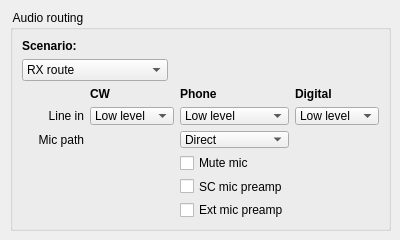
      <widget class="QWidget" name="tabAudio">
       <attribute name="title">
        <string>Audio</string>
       </attribute>
       <widget class="QGroupBox" name="groupBoxAudioRouting">
        <property name="geometry">
         <rect>
          <x>10</x>
          <y>10</y>
          <width>381</width>
          <height>221</height>
         </rect>
        </property>
        <property name="title">
         <string> Audio routing </string>
        </property>
        <layout class="QVBoxLayout" name="verticalLayout_8">
         <item>
          <layout class="QGridLayout" name="gridLayout_16">
           <item row="0" column="0">
            <widget class="QLabel" name="labelAudioRoutingScenario">
             <property name="font">
              <font>
               <weight>75</weight>
               <bold>true</bold>
              </font>
             </property>
             <property name="text">
              <string>Scenario:</string>
             </property>
            </widget>
           </item>
           <item row="1" column="0">
            <widget class="QComboBox" name="comboBoxAudioRoutingScenario">
             <item>
              <property name="text">
               <string>RX route</string>
              </property>
             </item>
             <item>
              <property name="text">
               <string>Route footswitch PTT</string>
              </property>
             </item>
             <item>
              <property name="text">
               <string>Route computer PTT</string>
              </property>
             </item>
             <item>
              <property name="text">
               <string>Route Winkey PTT</string>
              </property>
             </item>
             <item>
              <property name="text">
               <string>Route VOX PTT</string>
              </property>
             </item>
            </widget>
           </item>
           <item row="1" column="1">
            <spacer name="horizontalSpacer_11">
             <property name="orientation">
              <enum>Qt::Horizontal</enum>
             </property>
             <property name="sizeHint" stdset="0">
              <size>
               <width>344</width>
               <height>20</height>
              </size>
             </property>
            </spacer>
           </item>
          </layout>
         </item>
         <item>
          <layout class="QGridLayout" name="gridLayout_15">
           <item row="5" column="2">
            <widget class="QCheckBox" name="checkBoxAudioRoutingExtPreamp">
             <property name="toolTip">
              <string>Microphone preamp, if routed via the computer</string>
             </property>
             <property name="text">
              <string>Ext mic preamp</string>
             </property>
            </widget>
           </item>
           <item row="4" column="2">
            <widget class="QCheckBox" name="checkBoxAudioRoutingPreamp">
             <property name="toolTip">
              <string>Microphone preamp, if routed via the computer</string>
             </property>
             <property name="text">
              <string>SC mic preamp</string>
             </property>
            </widget>
           </item>
           <item row="3" column="2">
            <widget class="QCheckBox" name="checkBoxAudioRoutingMuteMic">
             <property name="toolTip">
              <string>Mutes the microphone if its routed via the computer</string>
             </property>
             <property name="text">
              <string>Mute mic</string>
             </property>
            </widget>
           </item>
           <item row="2" column="2">
            <widget class="QComboBox" name="comboBoxAudioRoutingMicPath">
             <item>
              <property name="text">
               <string>Direct</string>
              </property>
             </item>
             <item>
              <property name="text">
               <string>Computer</string>
              </property>
             </item>
            </widget>
           </item>
           <item row="0" column="1">
            <widget class="QLabel" name="labelAudioRoutingSCLineInCW">
             <property name="font">
              <font>
               <weight>75</weight>
               <bold>true</bold>
              </font>
             </property>
             <property name="text">
              <string>CW</string>
             </property>
            </widget>
           </item>
           <item row="0" column="2">
            <widget class="QLabel" name="labelAudioRoutingSCLineInPhone">
             <property name="font">
              <font>
               <weight>75</weight>
               <bold>true</bold>
              </font>
             </property>
             <property name="text">
              <string>Phone</string>
             </property>
            </widget>
           </item>
           <item row="0" column="3">
            <widget class="QLabel" name="labelAudioRoutingSCLineInDigital">
             <property name="font">
              <font>
               <weight>75</weight>
               <bold>true</bold>
              </font>
             </property>
             <property name="text">
              <string>Digital</string>
             </property>
            </widget>
           </item>
           <item row="1" column="0">
            <widget class="QLabel" name="labelAudioRoutingSCLineIn">
             <property name="font">
              <font>
               <weight>50</weight>
               <bold>false</bold>
              </font>
             </property>
             <property name="text">
              <string>Line in</string>
             </property>
             <property name="alignment">
              <set>Qt::AlignRight|Qt::AlignTrailing|Qt::AlignVCenter</set>
             </property>
            </widget>
           </item>
           <item row="1" column="1">
            <widget class="QComboBox" name="comboBoxAudioRoutingLineInCW">
             <item>
              <property name="text">
               <string>Low level</string>
              </property>
             </item>
             <item>
              <property name="text">
               <string>High level</string>
              </property>
             </item>
            </widget>
           </item>
           <item row="2" column="0">
            <widget class="QLabel" name="labelAudioRoutingSCLineIn_2">
             <property name="font">
              <font>
               <weight>50</weight>
               <bold>false</bold>
              </font>
             </property>
             <property name="text">
              <string>Mic path</string>
             </property>
             <property name="alignment">
              <set>Qt::AlignRight|Qt::AlignTrailing|Qt::AlignVCenter</set>
             </property>
            </widget>
           </item>
           <item row="1" column="3">
            <widget class="QComboBox" name="comboBoxAudioRoutingLineInDigital">
             <item>
              <property name="text">
               <string>Low level</string>
              </property>
             </item>
             <item>
              <property name="text">
               <string>High level</string>
              </property>
             </item>
            </widget>
           </item>
           <item row="1" column="2">
            <widget class="QComboBox" name="comboBoxAudioRoutingLineInPhone">
             <item>
              <property name="text">
               <string>Low level</string>
              </property>
             </item>
             <item>
              <property name="text">
               <string>High level</string>
              </property>
             </item>
            </widget>
           </item>
          </layout>
         </item>
        </layout>
       </widget>
      </widget>
